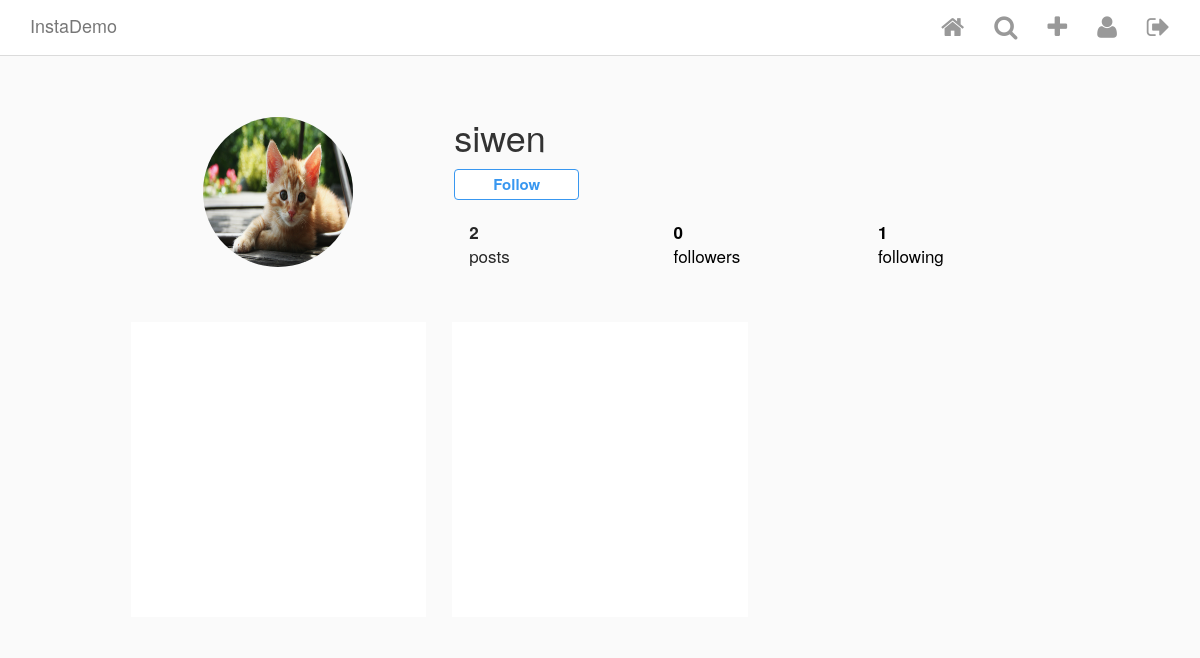
Page /user/2/ (signed in) on the committed database.
### Insta/models.py (models this page shows, shortened)
class InstaUser(AbstractUser):
    profile_pic = ProcessedImageField(
        upload_to = 'static/images/profiles',
        format = 'JPEG',
        options = {'quality':100},
        blank=True,
        null=True
    )
    def get_connections(self):
        connections = UserConnection.objects.filter(creator=self)
        return connections
    def get_followers(self):
        followers = UserConnection.objects.filter(following=self)
        return followers

class Post(models.Model):
    author = models.ForeignKey(
        InstaUser,
        blank=True,
        null=True,
        on_delete=models.CASCADE,
        related_name='my_posts'
        )
    title = models.TextField(blank=True, null=True)
    image = ProcessedImageField(
        upload_to = 'static/images/posts',
        format = 'JPEG',
        options = {'quality':100},
        blank=True,
        null=True
        )
    posted_on = models.DateTimeField(
        auto_now_add=True,
        editable=False,
        blank=True,
        null=True,
        )
    def get_like_count(self):
        return self.likes.count()
    def get_comment_count(self):
        return self.comments.count()

### Insta/views.py (the view)
# urls.py: path('user/<int:pk>/',UserDetailView.as_view(),name='user_detail'),
class UserDetailView(LoginRequiredMixin, DetailView):
    model = InstaUser
    template_name = 'user_detail.html'
    login_url = 'login'

### Insta/templatetags/custom_tags.py (called while the page is built)
@register.simple_tag
def is_following(current_user, background_user):
    return background_user.get_followers().filter(creator=current_user).exists()

@register.simple_tag(takes_context=True)
def active(context, pattern_or_urlname):
    try:
        pattern = reverse(pattern_or_urlname)
    except NoReverseMatch:
        pattern = pattern_or_urlname
    path = context['request'].path
    if re.search(pattern, path):
        return 'active'
    return ''

### templates/user_detail.html (shortened to what this page needs)
{% extends 'base.html' %}
{% load custom_tags %}
{% block content %}
<div class="profile">
    <div class="profile__head">
        <div class="row">
            <div class="col-xs-4 left">
                {% if object.profile_pic %}
                    <img class="picture-circle" src="/{{object.profile_pic}}">
                {% endif %}
            </div>
            <div class="col-xs-8 right">
                <div class="name-buttons">
                    <h1 class="username">{{ object.username }}</h1>
                    {% if user == object %}
                            <button class="edit-profile">Edit Profile</button>
                    {% else %}
                        {% is_following user object as following %}
                        <div class="follow-toggle__container">
                            <button class="btn btn-primary {% if not following %}follow-user{% else %}unfollow-user{% endif %}" id="{{ object.pk }}">
                                {% if following %}
                                    Unfollow
                                {% else %}
                                    Follow
                                {% endif %}
                            </button>
                        </div>
                    {% endif %}
                </div>
                <div>
                    <ul class="stats">
                        <div class="col-xs-4"><li class="stats__count"><span>{{ object.my_posts.count }}</span><br> posts</li></div>
                        <div class="col-xs-4"><a href="/" style="text-decoration: none; color: black;"><li class="stats__count"><span class="follower_count" id="follower_id">{{ object.get_followers.count }}</span><br> followers</li></a></div>
                        <div class="col-xs-4"><a href="/" style="text-decoration: none; color: black;"><li class="stats__count"><span>{{ object.get_connections.count }}</span><br> following</li></a></div>
                    </ul>
                </div>
            </div>
        </div>
    </div>
    <div class="profile__body">
        <div class="row">
        {% for post in object.my_posts.all %}
            <div class="col-xs-4">
                <div class="picture-square" style="background-image: url(http://{{ request.META.HTTP_HOST }}/{{ post.image.url }}); background-size: contain;">
                </div>
            </div>
        {% endfor %}
        </div>
    </div>
</div>
{% endblock content %}

### static/css/style.css (style rules this page uses)
.unfollow-user, .follow-user, .generic-button { font-weight: bold; font-size: 15px; outline: none; }
.follow-user, .generic-button { background-color: #fff; border-color: #3897f0; color: #3897f0; padding: 4px 38px; }
html { height: 100%; }
body { min-height: 100%; background-color: #fafafa; }
.picture-circle, .picture-circle--medium, .picture-circle--small { border-radius: 100%; width: 150px; height: 150px; }
.picture-square { position: relative; background-repeat: no-repeat; background-position: center center; background-color: #fff; cursor: pointer; }
.picture-square:after { content: ""; display: block; padding-bottom: 100%; }
.profile { max-width: 975px; padding: 60px 20px 0; margin: 0 auto; }
.profile__head { margin-bottom: 40px; }
.profile__head .left { text-align: center; }
.profile__head h1, .profile__head .edit-profile, .profile__head .options-bubble { vertical-align: middle; }
.profile__head h1 { display: inline-block; margin: 0; }
.profile__head .name-buttons { margin-bottom: 20px; }
.profile__body > .row > .col-xs-4 { padding: 13px; }
.profile .follow-toggle__container { margin-top: 12px; }
.stats { list-style: none; margin: 0; margin-bottom: 20px; padding: 0; }
.stats > * { font-size: 17px; color: #262626; }
.stats .stats__count { display: inline-block; margin-right: 40px; }
.stats .stats__count span { font-weight: bold; }

### rows in the picture
InstaUser: profile_pic (picture), username "siwen", my_posts.count "2", get_followers.count "0", get_connections.count "1"
